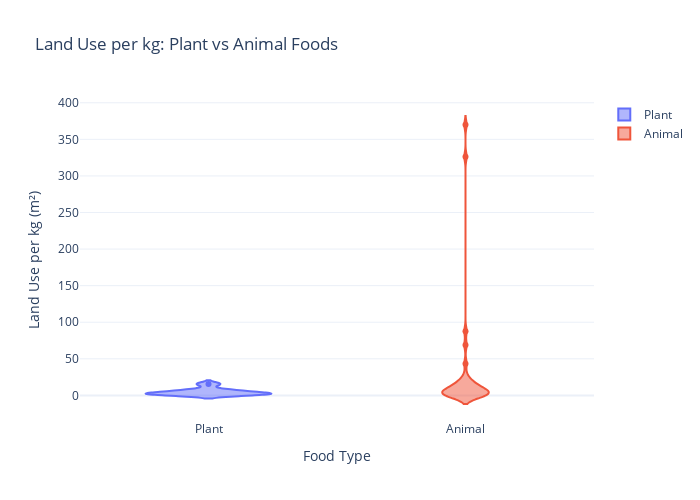

The notebook cell this image was saved under:
### Code cell
fig = px.violin(
    data_frame = law,
    x = "food_type",
    y = "land_use_per_kg",
    color = "food_type",
    title = "Land Use per kg: Plant vs Animal Foods",
    labels = {"land_use_per_kg": "Land Use per kg (m²)", "food_type": "Food Type"}
)

fig.update_layout(
    template = "plotly_white",
    legend_title_text = "",
    width = 700,
    height = 500,
    yaxis = dict(
        showticklabels = True,
        title = "Land Use per kg (m²)"
    )

)

### Figure 1 — Plotly figure (JSON) as saved in the notebook; plotly's stock layout.template omitted (floating-point values rounded to 4 significant figures)
{"data": [{"alignmentgroup": "True", "box": {"visible": false}, "hovertemplate": "Food Type=%{x}<br>Land Use per kg (m²)=%{y}<extra></extra>", "legendgroup": "Plant", "marker": {"color": "#636efa"}, "name": "Plant", "offsetgroup": "Plant", "orientation": "v", "scalegroup": "True", "showlegend": true, "type": "violin", "x": ["Plant", "Plant", "Plant", "Plant", "Plant", "Plant", "Plant", "Plant"], "x0": " ", "xaxis": "x", "y": [5.614, 2.674, 1.534, 7.6, 2.8, 0.88, 1.81, 15.57], "y0": " ", "yaxis": "y"}, {"alignmentgroup": "True", "box": {"visible": false}, "hovertemplate": "Food Type=%{x}<br>Land Use per kg (m²)=%{y}<extra></extra>", "legendgroup": "Animal", "marker": {"color": "#EF553B"}, "name": "Animal", "offsetgroup": "Animal", "orientation": "v", "scalegroup": "True", "showlegend": true, "type": "violin", "x": ["Animal", "Animal", "Animal", "Animal", "Animal", "Animal", "Animal", "Animal", "Animal", "Animal", "Animal", "Animal", "Animal", "Animal", "Animal", "Animal", "Animal", "Animal", "Animal", "Animal", "Animal", "Animal", "Animal", "Animal", "Animal", "Animal", "Animal", "Animal", "Animal", "Animal", "Animal", "Animal", "Animal", "Animal", "Animal"], "x0": " ", "xaxis": "x", "y": [2.04, 1.83, 7.46, 12.96, 9.11, 0.66, 7.294, 10.52, 2.42, 17.66, 10.63, 26.31, 0.8, 0.39, 0.33, 0.55, 0.38, 0.86, 1.93, 0.63, 2.41, 1.78, 0.89, 21.62, 68.96, 326.2, 43.24, 369.8, 17.36, 12.22, 8.95, 87.79, 6.27, 8.41, 15.22], "y0": " ", "yaxis": "y"}], "layout": {"height": 500, "legend": {"title": {"text": ""}, "tracegroupgap": 0}, "title": {"text": "Land Use per kg: Plant vs Animal Foods"}, "violinmode": "overlay", "width": 700, "xaxis": {"anchor": "y", "categoryarray": ["Plant", "Animal"], "categoryorder": "array", "domain": [0, 1], "title": {"text": "Food Type"}}, "yaxis": {"anchor": "x", "domain": [0, 1], "showticklabels": true, "title": {"text": "Land Use per kg (m²)"}}}}
